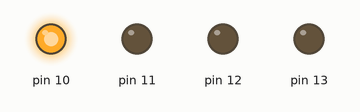
This sketch was run on a simulated Arduino Uno, built with avr-gcc and run on an emulated ATmega328P. Parts: output pins drawn as LEDs (lit = HIGH).

Above: at 0.1 s.
At 0.8 s:
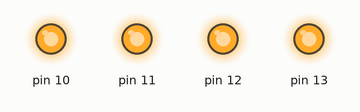
At 1.7 s:
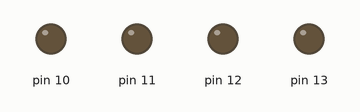
At 2.3 s:
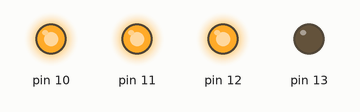
At 3.9 s:
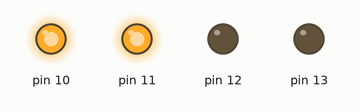
Timing chart, 0 to 4.2 s (numbered marks = the images above):
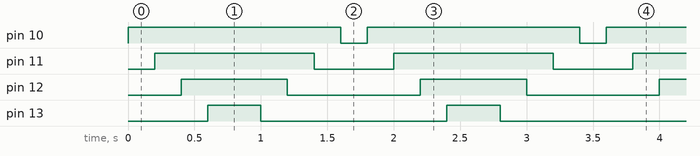

The sketch:

003-LED.ino
```cpp
/**
 * LED - pin 10,11,12,13
 * Sono collegati verso i 5V!!!!
 */

void setup() {
  pinMode(10,OUTPUT);
  pinMode(11,OUTPUT);
  pinMode(12,OUTPUT);
  pinMode(13,OUTPUT);
}

void loop() {
  for (int i = 0; i < 4; i++) {
    digitalWrite(10+i, HIGH);
    delay(200);
  }
  for (int i = 4; i >= 0; i--) {
    digitalWrite(10+i, LOW);
    delay(200);
  }
}
```

Measured:
- by itself, pin 10: alternates HIGH for 1.6 s and LOW for 0.20 s
- by itself, pin 11: alternates HIGH for 1.2 s and LOW for 0.60 s
- by itself, pin 12: alternates HIGH for 0.80 s and LOW for 1.0 s
- by itself, pin 13: alternates HIGH for 0.40 s and LOW for 1.4 s
